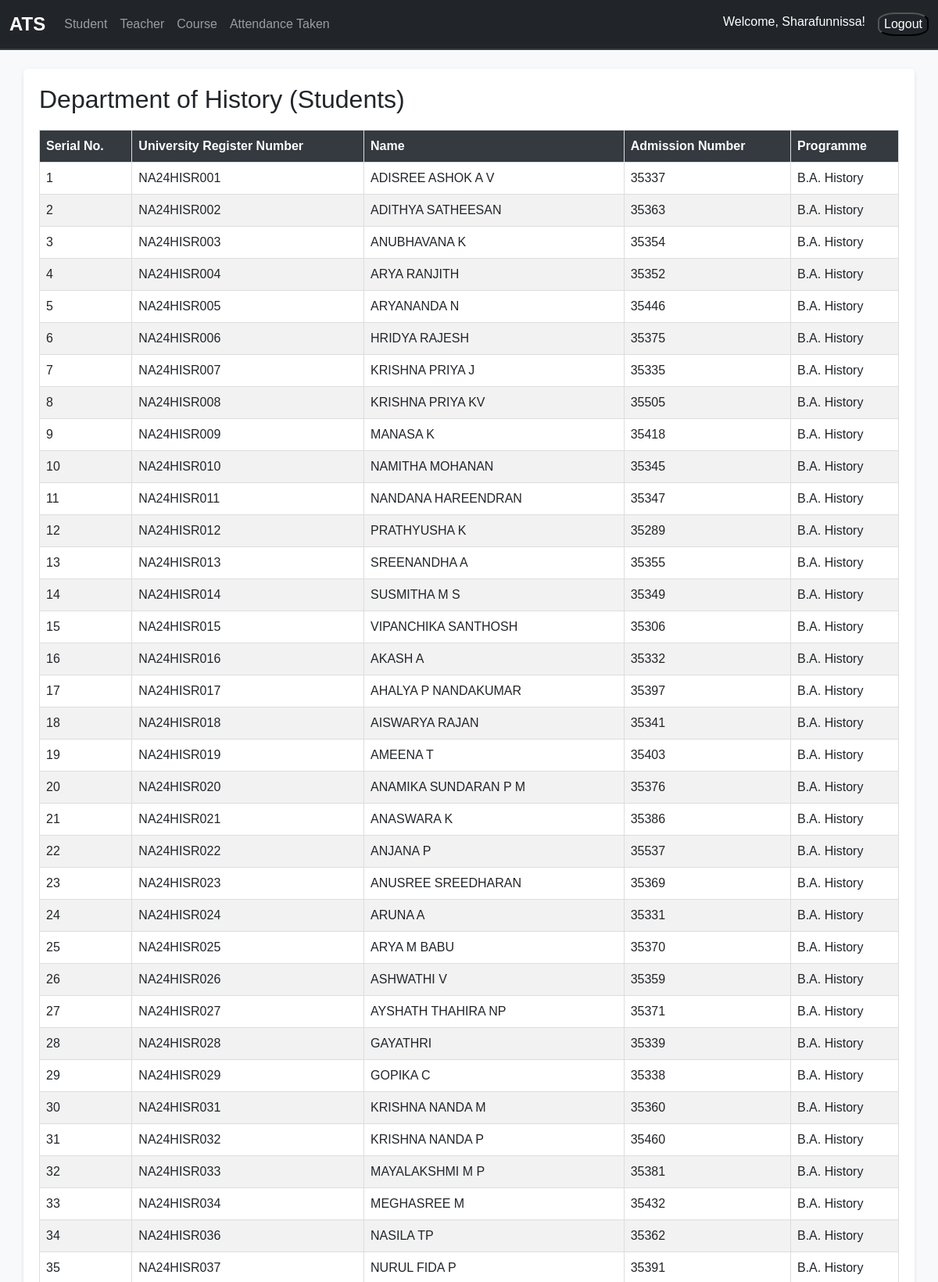
The app's page /students/ (signed in, upper part) with its own data.
### attendance/models.py (models this page shows, shortened)
class Department(models.Model):
    name = models.CharField(max_length=255, unique=True)
    def __str__(self):
        return self.name

class Student(models.Model):
    name = models.CharField(max_length=255)
    university_register_number = models.CharField(max_length=50, unique=True)
    admission_number = models.CharField(max_length=50, unique=True)
    programme = models.ForeignKey(Programme, on_delete=models.CASCADE, related_name="students")

class Programme(models.Model):
    name = models.CharField(max_length=255)
    department = models.ForeignKey(Department, on_delete=models.CASCADE, related_name="programmes")

### attendance/views.py (the view)
# urls.py: path('students/', views.student_list, name='student_list'),
@login_required
def student_list(request):
    teacher = Teacher.objects.get(user=request.user)
    department = teacher.department
    students = Student.objects.filter(programme__department=department).order_by('university_register_number')
    return render(request, 'attendance/student_list.html', {'students': students, 'department':department})

### attendance/context_processors.py (called while the page is built)
def is_hod(request):
    return {'is_hod': request.user.groups.filter(name='HoD').exists()}

### attendance/templates/attendance/student_list.html (shortened to what this page needs)
{% extends 'base.html' %}
{% block content %}
    <h2> Department of {{ department }} (Students)</h2>
    <div class="mb-3">
    <table>
        <thead>
            <tr>
                <th>Serial No.</th>
                <th>University Register Number</th>
                <th>Name</th>
                <th>Admission Number</th>
                <th>Programme</th>
            </tr>
        </thead>
        <tbody>
            {% for student in students %}
                <tr>
                    <td>{{ forloop.counter }}</td>
                    <td>{{ student.university_register_number }}</td>
                    <td>{{ student.name }}</td>
                    <td>{{ student.admission_number }}</td>
                    <td>{{ student.programme.name }}</td>
                </tr>
            {% empty %}
                <tr>
                    <td {% if is_hod %}colspan="6"{% else %}colspan="5"{% endif %} class="text-center">No students found.</td>
                </tr>
            {% endfor %}
        </tbody>
    </table>
</div>
{% endblock %}

### templates/base.html (shortened to what this page needs)
{% load static %}
<!DOCTYPE html>
<html lang="en">
<head>
    <link href="https://cdn.jsdelivr.net/npm/bootstrap@5.3.0/dist/css/bootstrap.min.css" rel="stylesheet">
    <link rel="stylesheet" href="{% static 'base.css' %}">
</head>
<body>
    <nav class="navbar navbar-expand-lg navbar-dark bg-dark">
        <div class="container-fluid">
            <a class="navbar-brand" href="{% url 'index' %}">ATS</a>
            <div class="collapse navbar-collapse" id="navbarNav">
                <ul class="navbar-nav me-auto">
                    <li class="nav-item">
                        <a class="nav-link" href="{% url 'student_list' %}">Student</a>
                    </li>
                    <li class="nav-item">
                        <a class="nav-link" href="{% url 'teacher_list' %}">Teacher</a>
                    </li>
                    <li class="nav-item">
                        <a class="nav-link" href="{% url 'course_list' %}">Course</a>
                    </li>
                    <li class="nav-item">
                        <a class="nav-link" href="{% url 'teacher_attendance_list' %}">Attendance Taken</a>
                    </li>
                </ul>
                {% if user.is_authenticated %}
                <ul class="navbar-nav">
                    <li class="nav-item">
                        <span class="navbar-text text-white me-3">Welcome, {{ user.username|title }}!</span>
                    </li>
                    <li>
                        <form  method="post" action="{% url 'logout' %}">
                            <button class="logout" type="submit">Logout</button>
                          </form>
                    </li>
                </ul>
                {% else %}
                <ul class="navbar-nav">
                    <li class="nav-item">
                        <a class="nav-link" href="#">Login</a>
                    </li>
                </ul>
                {% endif %}
            </div>
        </div>
    </nav>
    <div class="container mt-4">
        {% block content %}{% endblock %}
    </div>
</body>
</html>

### static/base.css (style rules this page uses)
html, body { font-family: 'Arial', sans-serif; background-color: #f8f9fa; color: #212529; height: 100%; margin: 0; display: flex; flex-direction: column; }
.navbar { border-bottom: 2px solid #343a40; }
.navbar-brand { font-weight: bold; font-size: 1.5rem; }
.nav-item .nav-link { font-size: 1rem; padding: 0.5rem 1rem; transition: color 0.2s ease-in-out; }
.container { flex: 1; background-color: #ffffff; border-radius: 5px; box-shadow: 0 2px 5px rgba(0, 0, 0, 0.1); padding: 20px; }
table { width: 100%; border-collapse: collapse; margin: 20px 0; }
table th, table td { border: 1px solid #ddd; padding: 8px; text-align: left; }
table th { background-color: #343a40; color: #ffffff; }
table tr:nth-child(even) { background-color: #f2f2f2; }
.mt-4 { margin-top: 1.5rem; }
.logout { background-color: transparent; border-radius: 34%; color: white; }

### records on screen
Department: name "History"
Student: university_register_number "NA24HISR001", name "ADISREE ASHOK A V", admission_number "35337", programme.name "B.A. History"
Student: university_register_number "NA24HISR002", name "ADITHYA SATHEESAN", admission_number "35363", programme.name "B.A. History"
Student: university_register_number "NA24HISR003", name "ANUBHAVANA K", admission_number "35354", programme.name "B.A. History"
Student: university_register_number "NA24HISR004", name "ARYA RANJITH", admission_number "35352", programme.name "B.A. History"
Student: university_register_number "NA24HISR005", name "ARYANANDA N", admission_number "35446", programme.name "B.A. History"
Student: university_register_number "NA24HISR006", name "HRIDYA RAJESH", admission_number "35375", programme.name "B.A. History"
Student: university_register_number "NA24HISR007", name "KRISHNA PRIYA J", admission_number "35335", programme.name "B.A. History"
Student: university_register_number "NA24HISR008", name "KRISHNA PRIYA KV", admission_number "35505", programme.name "B.A. History"
Student: university_register_number "NA24HISR009", name "MANASA K", admission_number "35418", programme.name "B.A. History"
Student: university_register_number "NA24HISR010", name "NAMITHA MOHANAN", admission_number "35345", programme.name "B.A. History"
Student: university_register_number "NA24HISR011", name "NANDANA HAREENDRAN", admission_number "35347", programme.name "B.A. History"
Student: university_register_number "NA24HISR012", name "PRATHYUSHA K", admission_number "35289", programme.name "B.A. History"
Student: university_register_number "NA24HISR013", name "SREENANDHA A", admission_number "35355", programme.name "B.A. History"
Student: university_register_number "NA24HISR014", name "SUSMITHA M S", admission_number "35349", programme.name "B.A. History"
Student: university_register_number "NA24HISR015", name "VIPANCHIKA SANTHOSH", admission_number "35306", programme.name "B.A. History"
Student: university_register_number "NA24HISR016", name "AKASH A", admission_number "35332", programme.name "B.A. History"
Student: university_register_number "NA24HISR017", name "AHALYA P NANDAKUMAR", admission_number "35397", programme.name "B.A. History"
Student: university_register_number "NA24HISR018", name "AISWARYA RAJAN", admission_number "35341", programme.name "B.A. History"
Student: university_register_number "NA24HISR019", name "AMEENA T", admission_number "35403", programme.name "B.A. History"
Student: university_register_number "NA24HISR020", name "ANAMIKA SUNDARAN P M", admission_number "35376", programme.name "B.A. History"
Student: university_register_number "NA24HISR021", name "ANASWARA K", admission_number "35386", programme.name "B.A. History"
Student: university_register_number "NA24HISR022", name "ANJANA P", admission_number "35537", programme.name "B.A. History"
Student: university_register_number "NA24HISR023", name "ANUSREE SREEDHARAN", admission_number "35369", programme.name "B.A. History"
Student: university_register_number "NA24HISR024", name "ARUNA A", admission_number "35331", programme.name "B.A. History"
Student: university_register_number "NA24HISR025", name "ARYA M BABU", admission_number "35370", programme.name "B.A. History"
Student: university_register_number "NA24HISR026", name "ASHWATHI V", admission_number "35359", programme.name "B.A. History"
Student: university_register_number "NA24HISR027", name "AYSHATH THAHIRA NP", admission_number "35371", programme.name "B.A. History"
Student: university_register_number "NA24HISR028", name "GAYATHRI", admission_number "35339", programme.name "B.A. History"
Student: university_register_number "NA24HISR029", name "GOPIKA C", admission_number "35338", programme.name "B.A. History"
Student: university_register_number "NA24HISR031", name "KRISHNA NANDA M", admission_number "35360", programme.name "B.A. History"
Student: university_register_number "NA24HISR032", name "KRISHNA NANDA P", admission_number "35460", programme.name "B.A. History"
Student: university_register_number "NA24HISR033", name "MAYALAKSHMI M P", admission_number "35381", programme.name "B.A. History"
Student: university_register_number "NA24HISR034", name "MEGHASREE M", admission_number "35432", programme.name "B.A. History"
Student: university_register_number "NA24HISR036", name "NASILA TP", admission_number "35362", programme.name "B.A. History"
Student: university_register_number "NA24HISR037", name "NURUL FIDA P", admission_number "35391", programme.name "B.A. History"

### other values on screen
{{ user.username|title }} "Sharafunnissa"
